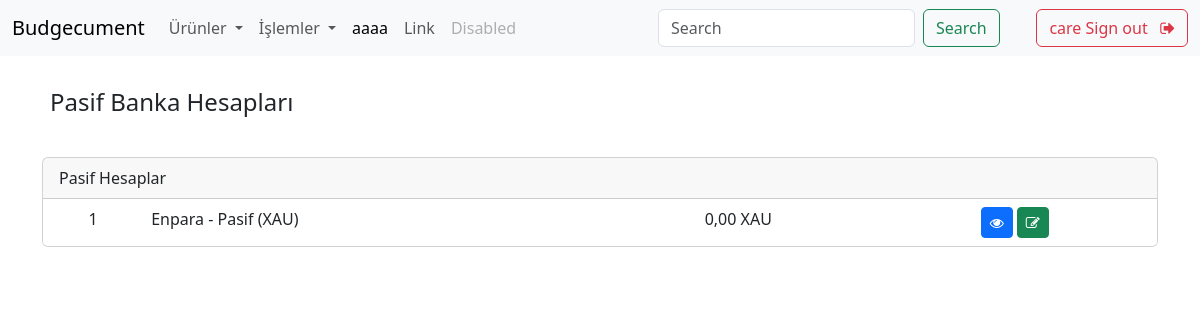
The page /bank_accounts/inactive/ (signed in) on the database its author committed.
### apps/bank_accounts/models.py (models this page shows, shortened)
class BankAccount(models.Model):
    uid = models.UUIDField(default=uuid.uuid4, editable=False, unique=True)
    name = models.CharField(max_length=200)
    bank = models.ForeignKey(BankName, on_delete=models.CASCADE)
    account_holder = models.ForeignKey(AccountHolder, on_delete=models.CASCADE)
    currency = models.ForeignKey(Currency, on_delete=models.CASCADE)
    current_balance = models.DecimalField(max_digits=100, decimal_places=2, default=0.00)
    is_active = models.BooleanField(default=True)
    class Meta:
        verbose_name = "Banka Hesabı"
        verbose_name_plural = "Banka Hesapları"

### apps/common/models.py (models this page shows, shortened)
class BankName(models.Model):
    name = models.CharField(max_length=200)
    color = models.CharField(max_length=7, default="#efefef")
    def __str__(self):
        return f"{self.name}"
    class Meta:
        verbose_name = "Banka Adı"
        verbose_name_plural = "Banka Adları"

class Currency(models.Model):
    code = models.CharField(max_length=3, unique=True)  # ISO 4217 code
    name = models.CharField(max_length=50)
    symbol = models.CharField(max_length=10)
    class Meta:
        verbose_name = "Para Birimi"
        verbose_name_plural = "Para Birimleri"

### apps/bank_accounts/views.py (the view)
# urls.py: path('inactive/', views.InactiveBankAccountListView.as_view(), name='inactive_bank_account_list'),
class InactiveBankAccountListView(LoginRequiredMixin, ListView):
    model = BankAccount
    template_name = 'bank_accounts/inactive_bank_account_list.html'
    context_object_name = 'inactive_bank_accounts'
    def get_queryset(self):
        account_holder = self.request.user.accountholder
        queryset = BankAccount.objects.filter(account_holder=account_holder, is_active=False).order_by('bank__name')
        return queryset

### templates/bank_accounts/inactive_bank_account_list.html (shortened to what this page needs)
{% extends "base.html" %}
{% load crispy_forms_tags %}
{% block content %}
<div class="container">
    <div class="d-flex justify-content-between align-items-center">
        <h4 class="p-2">Pasif Banka Hesapları</h4>
    </div>
    <br>
    {% if inactive_bank_accounts %}
        <div class="card mb-3">
            <div class="card-header">
                Pasif Hesaplar
            </div>
            <ul class="list-group list-group-flush">
                {% for account in inactive_bank_accounts %}
                    <li class="list-group-item">
                        <div class="row">
                            <div class="col-sm-1 text-center">{{ forloop.counter }}</div>
                            <div class="col-sm-5">{{ account.bank }} - {{ account.name }} ({{ account.currency.code}})</div>
                            <div class="col-sm-3 text-center {% if account.current_balance < 0 %}text-danger{% endif %}">
                                {{ account.current_balance }} {{ account.currency.symbol }}
                            </div>
                            <div class="col-sm-3 text-center">
                                <a class="btn btn-primary btn-sm" href="{% url 'bank_account_detail' uid=account.uid %}">
                                    <i class="fa fa-eye" aria-hidden="true"></i>
                                </a>
                                <a class="btn btn-success btn-sm" href="{% url 'bank_account_edit' uid=account.uid %}">
                                    <i class="fa fa-pencil-square-o" aria-hidden="true"></i>
                                </a>
                            </div>
                        </div>
                    </li>
                {% endfor %}
            </ul>
        </div>
    {% else %}
        <p>Aktif olmayan banka hesabı bulunamadı.</p>
    {% endif %}
</div>
{% endblock %}

### templates/navbar.html (shortened to what this page needs)
<nav class="navbar navbar-expand-lg bg-body-tertiary">
  <div class="container-fluid">
    <a class="navbar-brand" href="http://127.0.0.1:8000/">Budgecument</a>
    <div class="collapse navbar-collapse" id="navbarSupportedContent">
      <ul class="navbar-nav me-auto mb-2 mb-lg-0">
        {% if user.is_authenticated %}
        <li class="nav-item dropdown">
          <a class="nav-link dropdown-toggle" href="#" role="button" data-bs-toggle="dropdown" aria-expanded="false">
            Ürünler
          </a>
        </li>
        {% endif %}
        {% if user.is_authenticated %}
        <li class="nav-item dropdown">
          <a class="nav-link dropdown-toggle" href="#" role="button" data-bs-toggle="dropdown" aria-expanded="false">
            İşlemler
          </a>
        </li>
        {% endif %}
        <li class="nav-item">
          <a class="nav-link active" aria-current="page" href="#">aaaa</a>
        </li>
        <li class="nav-item">
          <a class="nav-link" href="#">Link</a>
        </li>
        <li class="nav-item">
          <a class="nav-link disabled" aria-disabled="true">Disabled</a>
        </li>
      </ul>
      <form class="d-flex" role="search">
        <input class="form-control me-2" type="search" placeholder="Search" aria-label="Search">
        <button class="btn btn-outline-success" type="submit">Search</button>
      </form>
        <ul class="navbar-nav mr-auto">
          {% if user.is_authenticated %}
          <p class="nav-link active"> </p>
              <li class="nav-item">
                <a class="btn btn-outline-danger" href="{% url 'logout' %}">{{user.username}} Sign out &nbsp;
                  <i class="fa fa-sign-out" aria-hidden="true"></i> </a>
              </li>
        </ul>
      {% endif %}
      </div>
    </div>
</nav>

### rows shown on the page
BankAccount: bank "Enpara", name "Pasif", currency.code "XAU", current_balance "0,00", currency.symbol "XAU"

### other values the page prints
{{ user.username }} "care"
